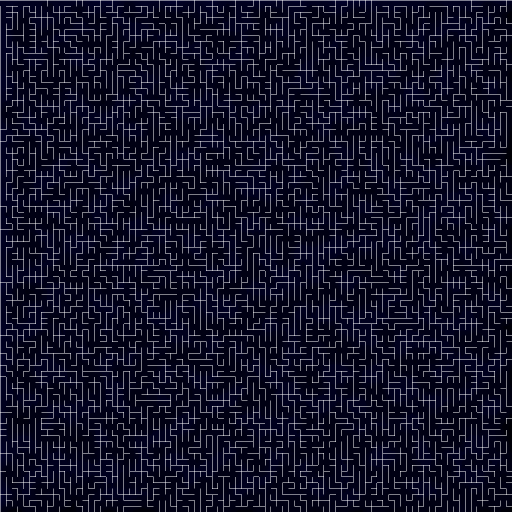
#> input picture image1.png, 1025 x 1025 px (shown at 1/2 size)
$ python main.py
#> lines starting #> are read from the running program, lines starting #| are printed output that depends on the picture
# Made by Kharitonov Alexander
# MIT License
#Copyright 2021 Kharitonov Alexander

#Permission is hereby granted, free of charge, to any person obtaining a copy of this software and associated documentation files (the "Software"), to deal in the Software without restriction, including without limitation the rights to use, copy, modify, merge, publish, distribute, sublicense, and/or sell copies of the Software, and to permit persons to whom the Software is furnished to do so, subject to the following conditions:
#The above copyright notice and this permission notice shall be included in all copies or substantial portions of the Software.
#THE SOFTWARE IS PROVIDED "AS IS", WITHOUT WARRANTY OF ANY KIND, EXPRESS OR IMPLIED, INCLUDING BUT NOT LIMITED TO THE WARRANTIES OF MERCHANTABILITY, FITNESS FOR A PARTICULAR PURPOSE AND NONINFRINGEMENT. IN NO EVENT SHALL THE AUTHORS OR COPYRIGHT HOLDERS BE LIABLE FOR ANY CLAIM, DAMAGES OR OTHER LIABILITY, WHETHER IN AN ACTION OF CONTRACT, TORT OR OTHERWISE, ARISING FROM, OUT OF OR IN CONNECTION WITH THE SOFTWARE OR THE USE OR OTHER DEALINGS IN THE SOFTWARE.
import random
from PIL import Image, ImageDraw
import colorsys
image = Image.open("image1.png")
#> image is the input picture: PIL image 1025x1025 RGBA; mean R, G, B, A 21.9, 21.9, 43.5, 255
width = image.size[0]
#> width = 1025
height = image.size[1]
#> height = 1025
from tkinter import *
from PIL import Image, ImageTk
import time
root = Tk()
canvas = Canvas(root, width=width, height=height)
canvas.pack()
pix = image.load()
x = width - 2
#> x = 1023
y = height - 2
#> y = 1023
ex = 10
ey = 10
rot = 270
r_scale = 100
draw = ImageDraw.Draw(image)
pilImage = Image.open("image1.png")
image1 = ImageTk.PhotoImage(pilImage)
canvas.create_image(0, 0, image=image1, anchor=NW)
root.update()
for i in range(width):
    for j in range(height):
        a = pix[i, j][0]
        b = pix[i, j][1]
        c = pix[i, j][2]
        draw.point((i, j), (a, b, c))
i = 0
def dec_to_base(N, base):
    if not hasattr(dec_to_base, 'table'):
        dec_to_base.table = '0123456789ABCDEF'
    x, y = divmod(N, base)
    return dec_to_base(x, base) + dec_to_base.table[y] if x else dec_to_base.table[y]
def colour(r,g,b):
    r = dec_to_base(r, 16)
    g = dec_to_base(g, 16)
    b = dec_to_base(b, 16)
    if len(r)==1:
        r = "0"+r
    if len(g)==1:
        g = "0"+g
    if len(b)==1:
        b = "0"+b
    ans = "#" + r + g + b
    return ans
while x > ex or y > ey:
    #
    i = i + 0.1
    if i > 360:
        i = 0
    c = colorsys.hsv_to_rgb(i / 360, 1, 1)
    r, g, b = round(c[0] * 255), round(c[1] * 255), round(c[2] * 255)
    draw.point((x, y), (r, g, b))
    col = colour(r,g,b)
    canvas.create_rectangle(x, y, x, y, fill=col,outline=col)
    root.update()
    if rot == 0:
        if pix[x + 1, y][0] > r_scale:
            rot = 90
        else:
            if pix[x, y - 1][0] < r_scale:
                rot = 90
                y = y - 1
            else:
                x = x + 1
    elif rot == 90:
        if pix[x, y - 1][0] > r_scale:
            rot = 180
        else:
            if pix[x - 1, y][0] < r_scale:
                rot = 180
                x = x -1
            else:
                y = y - 1
    elif rot == 180:
        if pix[x - 1, y][0] > r_scale:
            rot = 270
        else:
            if pix[x, y + 1][0] < r_scale:
                rot = 270
                y = y + 1
            else:
                x = x - 1
    elif rot == 270:
        if pix[x, y + 1][0] > r_scale:
            rot = 0
        else:
            if pix[x + 1, y][0] < r_scale:
                rot = 0
                x = x + 1
            else:
                y = y + 1
    #print(rot, x, y)
print(x, y)
#| 0 10
image.save("ans.png", "PNG")
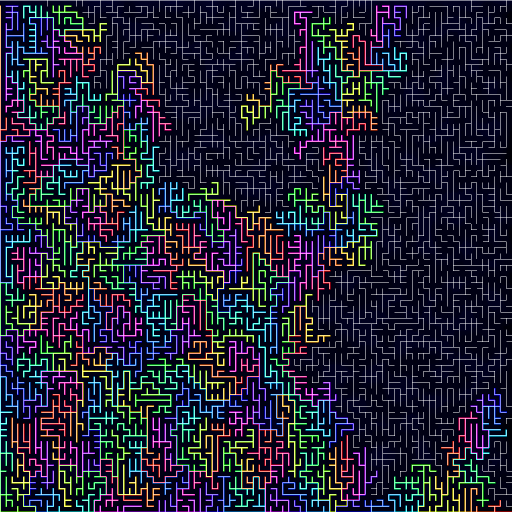
#> saved as ans.png: PIL image 1025x1025 RGBA (shown at 1/2 size); mean R, G, B, A 35, 35.2, 54.1, 255
del draw
